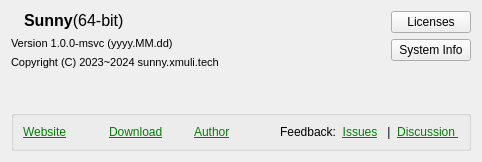
<?xml version="1.0" encoding="UTF-8"?>
<ui version="4.0">
 <class>About</class>
 <widget class="QWidget" name="About">
  <property name="geometry">
   <rect>
    <x>0</x>
    <y>0</y>
    <width>482</width>
    <height>162</height>
   </rect>
  </property>
  <property name="windowTitle">
   <string notr="true">Form</string>
  </property>
  <layout class="QGridLayout" name="gridLayout">
   <item row="0" column="0" colspan="2">
    <widget class="QWidget" name="widget_3" native="true">
     <layout class="QHBoxLayout" name="horizontalLayout">
      <property name="leftMargin">
       <number>0</number>
      </property>
      <property name="topMargin">
       <number>0</number>
      </property>
      <property name="rightMargin">
       <number>0</number>
      </property>
      <property name="bottomMargin">
       <number>0</number>
      </property>
      <item>
       <widget class="QLabel" name="labLogo">
        <property name="sizePolicy">
         <sizepolicy hsizetype="Maximum" vsizetype="Maximum">
          <horstretch>0</horstretch>
          <verstretch>0</verstretch>
         </sizepolicy>
        </property>
        <property name="maximumSize">
         <size>
          <width>38</width>
          <height>38</height>
         </size>
        </property>
        <property name="text">
         <string notr="true"/>
        </property>
        <property name="pixmap">
         <pixmap>:/resources/logo/logo.svg</pixmap>
        </property>
        <property name="scaledContents">
         <bool>true</bool>
        </property>
       </widget>
      </item>
      <item>
       <widget class="QLabel" name="labProject">
        <property name="font">
         <font>
          <bold>true</bold>
          <strikeout>false</strikeout>
          <kerning>true</kerning>
         </font>
        </property>
        <property name="text">
         <string notr="true">&lt;html&gt;&lt;head/&gt;&lt;body&gt;&lt;p&gt;&lt;span style=&quot; font-size:12pt;&quot;&gt;Sunny&lt;/span&gt;&lt;span style=&quot; font-size:12pt; font-weight:400;&quot;&gt;(64-bit)&lt;/span&gt;&lt;/p&gt;&lt;/body&gt;&lt;/html&gt;</string>
        </property>
        <property name="textFormat">
         <enum>Qt::RichText</enum>
        </property>
       </widget>
      </item>
      <item>
       <spacer name="horizontalSpacer_2">
        <property name="orientation">
         <enum>Qt::Horizontal</enum>
        </property>
        <property name="sizeHint" stdset="0">
         <size>
          <width>483</width>
          <height>20</height>
         </size>
        </property>
       </spacer>
      </item>
     </layout>
    </widget>
   </item>
   <item row="0" column="2" rowspan="3">
    <widget class="QWidget" name="widget_2" native="true">
     <layout class="QVBoxLayout" name="verticalLayout">
      <property name="leftMargin">
       <number>0</number>
      </property>
      <property name="topMargin">
       <number>0</number>
      </property>
      <property name="rightMargin">
       <number>0</number>
      </property>
      <property name="bottomMargin">
       <number>0</number>
      </property>
      <item>
       <widget class="QPushButton" name="btnLicenses">
        <property name="text">
         <string>Licenses</string>
        </property>
       </widget>
      </item>
      <item>
       <widget class="QPushButton" name="tbnBuildInfo">
        <property name="text">
         <string>System Info</string>
        </property>
       </widget>
      </item>
      <item>
       <spacer name="verticalSpacer_4">
        <property name="orientation">
         <enum>Qt::Vertical</enum>
        </property>
        <property name="sizeHint" stdset="0">
         <size>
          <width>20</width>
          <height>40</height>
         </size>
        </property>
       </spacer>
      </item>
     </layout>
    </widget>
   </item>
   <item row="1" column="0">
    <widget class="QLabel" name="labVersion">
     <property name="font">
      <font>
       <pointsize>8</pointsize>
      </font>
     </property>
     <property name="text">
      <string notr="true">Version 1.0.0-msvc (yyyy.MM.dd)</string>
     </property>
    </widget>
   </item>
   <item row="2" column="0">
    <widget class="QLabel" name="labCopyright">
     <property name="font">
      <font>
       <pointsize>8</pointsize>
      </font>
     </property>
     <property name="text">
      <string>Copyright (C) 2023~2024 sunny.xmuli.tech</string>
     </property>
     <property name="textFormat">
      <enum>Qt::AutoText</enum>
     </property>
     <property name="openExternalLinks">
      <bool>true</bool>
     </property>
    </widget>
   </item>
   <item row="3" column="1">
    <spacer name="verticalSpacer">
     <property name="orientation">
      <enum>Qt::Vertical</enum>
     </property>
     <property name="sizeType">
      <enum>QSizePolicy::Expanding</enum>
     </property>
     <property name="sizeHint" stdset="0">
      <size>
       <width>20</width>
       <height>95</height>
      </size>
     </property>
    </spacer>
   </item>
   <item row="4" column="0" colspan="3">
    <widget class="QGroupBox" name="groupBox">
     <property name="title">
      <string/>
     </property>
     <layout class="QHBoxLayout" name="horizontalLayout_3">
      <item>
       <widget class="QWidget" name="widget" native="true">
        <layout class="QHBoxLayout" name="horizontalLayout_2">
         <property name="leftMargin">
          <number>0</number>
         </property>
         <property name="topMargin">
          <number>0</number>
         </property>
         <property name="rightMargin">
          <number>0</number>
         </property>
         <property name="bottomMargin">
          <number>0</number>
         </property>
         <item>
          <widget class="QLabel" name="labMail_2">
           <property name="text">
            <string>&lt;html&gt;&lt;head/&gt;&lt;body&gt;&lt;p&gt;&lt;a href=&quot;https://sunny.xmuli.tech&quot;&gt;&lt;span style=&quot; text-decoration: underline; color:#008000;&quot;&gt;Website&lt;/span&gt;&lt;/a&gt;&lt;/p&gt;&lt;/body&gt;&lt;/html&gt;</string>
           </property>
           <property name="openExternalLinks">
            <bool>true</bool>
           </property>
          </widget>
         </item>
         <item>
          <widget class="QLabel" name="labMail_3">
           <property name="text">
            <string>&lt;html&gt;&lt;head/&gt;&lt;body&gt;&lt;p&gt;&lt;a href=&quot;https://github.com/XMuli/SunnyPages/releases&quot;&gt;&lt;span style=&quot; text-decoration: underline; color:#008000;&quot;&gt;Download&lt;/span&gt;&lt;/a&gt;&lt;/p&gt;&lt;/body&gt;&lt;/html&gt;</string>
           </property>
           <property name="openExternalLinks">
            <bool>true</bool>
           </property>
          </widget>
         </item>
         <item>
          <widget class="QLabel" name="labMail_4">
           <property name="text">
            <string>&lt;html&gt;&lt;head/&gt;&lt;body&gt;&lt;p&gt;&lt;a href=&quot;https://github.com/XMuli&quot;&gt;&lt;span style=&quot; text-decoration: underline; color:#008000;&quot;&gt;Author&lt;/span&gt;&lt;/a&gt;&lt;/p&gt;&lt;/body&gt;&lt;/html&gt;</string>
           </property>
           <property name="openExternalLinks">
            <bool>true</bool>
           </property>
          </widget>
         </item>
         <item>
          <widget class="QLabel" name="labMail_5">
           <property name="text">
            <string>&lt;html&gt;&lt;head/&gt;&lt;body&gt;&lt;p&gt;Feedback: &amp;nbsp;&lt;a href=&quot;https://github.com/XMuli/SunnyPages/issues&quot;&gt;&lt;span style=&quot; text-decoration: underline; color:#008000;&quot;&gt;Issues&lt;/span&gt;&lt;/a&gt; &amp;nbsp;&amp;nbsp;|&amp;nbsp;&amp;nbsp;&lt;a href=&quot;https://txc.qq.com/products/649489&quot;&gt;&lt;span style=&quot; text-decoration: underline; color:#008000;&quot;&gt;Discussion &lt;/span&gt;&lt;/a&gt;&lt;/p&gt;&lt;/body&gt;&lt;/html&gt;</string>
           </property>
           <property name="openExternalLinks">
            <bool>true</bool>
           </property>
          </widget>
         </item>
        </layout>
       </widget>
      </item>
     </layout>
    </widget>
   </item>
  </layout>
 </widget>
 <resources/>
 <connections/>
</ui>
